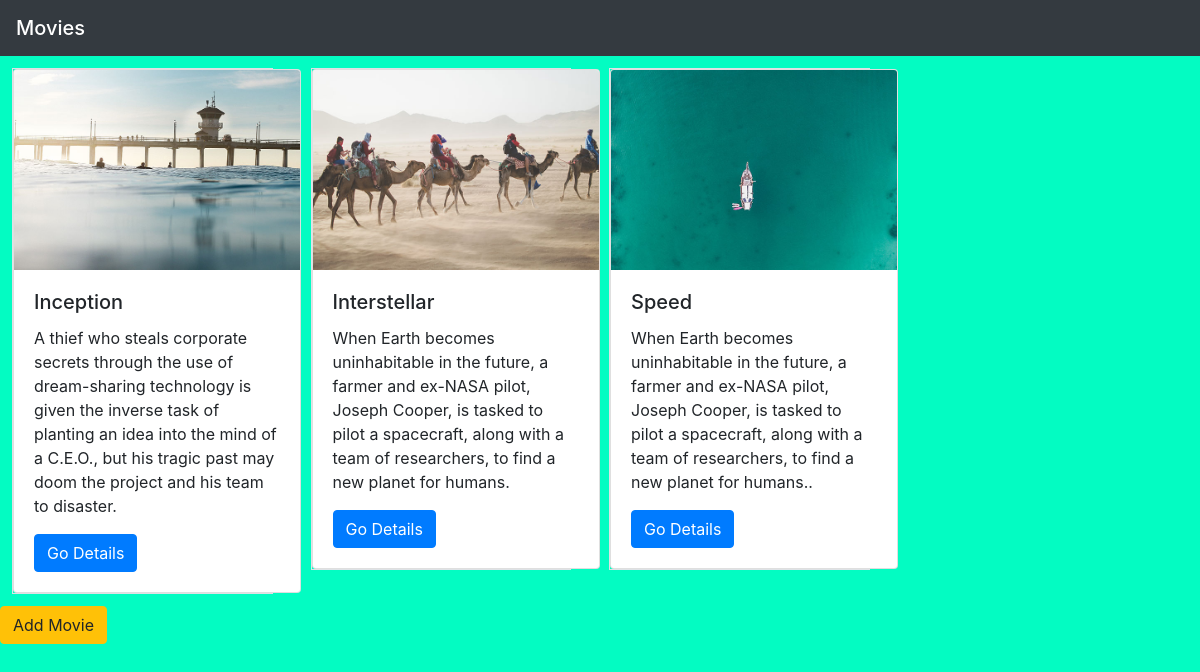
The page / on the database its author committed.
### movieapp/models.py (models this page shows, shortened)
class movie(models.Model):
    name=models.CharField(max_length=250)
    desc=models.TextField()
    year=models.IntegerField()
    image=models.ImageField(upload_to='pics')

### movieapp/views.py (the view)
# urls.py: path('', views.index, name='index'),
def index (request):
    movies=movie.objects.all()
    content={'movie_list':movies}
    return render(request, 'index.html', content)

### templates/index.html (shortened to what this page needs)
{% extends 'base.html' %}
{% block body %}
<div class="container p-1 m-1 " >
    <div class="row">
        {% for i in movie_list %}
        <div class="col-md-3 m-1">
            <div class="border">
                <div class="card" style="width: 18rem;">
                    <img class="card-img-top" src="{{i.image.url}}" alt="Card image cap" width="150" height="200">
                    <div class="card-body">
                    <h5 class="card-title">{{i.name}}</h5>
                    <p class="card-text">{{i.desc}}</p>
                    <a href="{% url 'movieapp:detail' i.id %}" class="btn btn-primary">Go Details</a>
                </div>
          </div>
        </div>
        </div>
        {% endfor %}
    </div>
</div>
<a class="btn btn-warning" href="{% url 'movieapp:add_movie' %}">Add Movie</a><br>
{% endblock %}

### templates/base.html (shortened to what this page needs)
{% load static %}
<!DOCTYPE html>
<html lang="en">
<head>
    <link rel="stylesheet" href="https://cdn.jsdelivr.net/npm/bootstrap@4.0.0/dist/css/bootstrap.min.css">
    <link rel="stylesheet" href="{% static 'styles.css' %}">
</head>
<body>
<nav class="navbar navbar-dark bg-dark">
  <span class="navbar-brand mb-0 h1">Movies</span>
</nav>
{% block body %}
{% endblock %}
</body>
</html>

### static/styles.css (style rules this page uses)
body { background-color:#03fcc2 }

### rows shown on the page
movie: image (picture), name "Inception", desc "A thief who steals corporate secrets through the use of dream-sharing technology is given the inverse task of planting an idea into the mind of a C.E.O., but his tragic past may doom the project and his team to disaster."
movie: image (picture), name "Interstellar", desc "When Earth becomes uninhabitable in the future, a farmer and ex-NASA pilot, Joseph Cooper, is tasked to pilot a spacecraft, along with a team of researchers, to find a new planet for humans."
movie: image (picture), name "Speed", desc "When Earth becomes uninhabitable in the future, a farmer and ex-NASA pilot, Joseph Cooper, is tasked to pilot a spacecraft, along with a team of researchers, to find a new planet for humans.."
